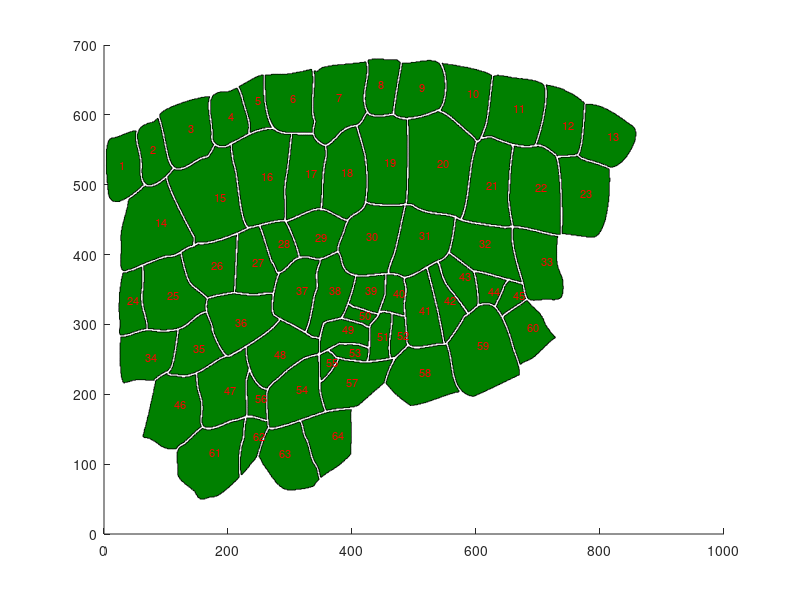

MATLAB code for this plot:
%Data Preprocessing: Get boundaries of each cell
clear;close all;
load Data2.mat
load Centre.mat
load Bound4Cell.mat

x=Centre(:,1);y=Centre(:,2);
CellAmount=size(Bound4Cell,1);

scrsz = get(0,'ScreenSize');
set(gcf,'Position',scrsz)%full-screen display
hold on;

for ii=1:CellAmount    
    patch(Bound4Cell{ii}(:,1),Bound4Cell{ii}(:,2),[0 0.5 0]);

end
for ii=1:CellAmount    

    text(x(ii),y(ii),num2str(ii),'Color','red','FontSize',8);
end
Widen=0.1;